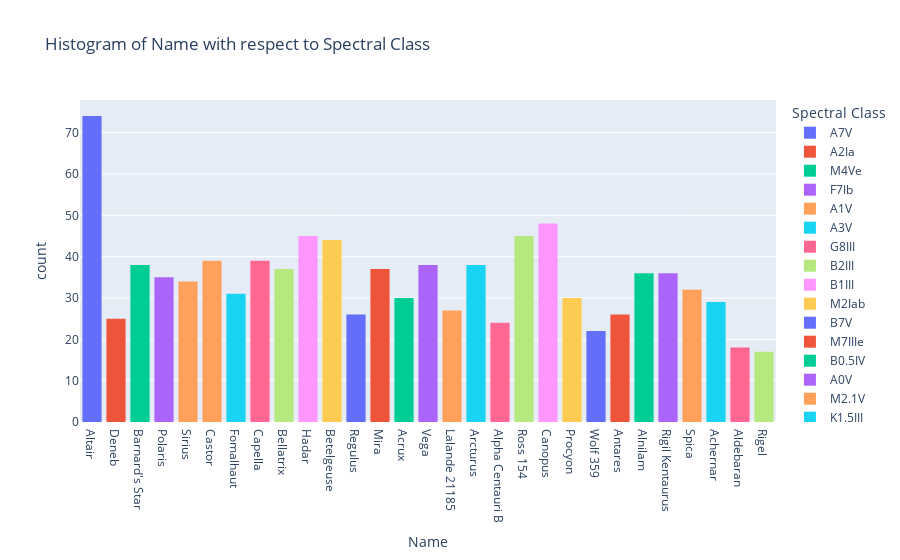

Notebook code for this chart:
### Code cell
# histogram of name with color spectral class using plotly:

fig = px.histogram(df, x= 'Name', color='Spectral Class', title= 'Histogram of Name with respect to Spectral Class')
fig.show()

### Figure 1 — Plotly figure (JSON) as saved in the notebook; plotly's stock layout.template omitted (floating-point values rounded to 4 significant figures)
{"data": [{"alignmentgroup": "True", "bingroup": "x", "hovertemplate": "Spectral Class=A7V<br>Name=%{x}<br>count=%{y}<extra></extra>", "legendgroup": "A7V", "marker": {"color": "#636efa", "pattern": {"shape": ""}}, "name": "A7V", "offsetgroup": "A7V", "orientation": "v", "showlegend": true, "type": "histogram", "x": ["Altair", "Altair", "Altair", "Altair", "Altair", "Altair", "Altair", "Altair", "Altair", "Altair", "Altair", "Altair", "Altair", "Altair", "Altair", "Altair", "Altair", "Altair", "Altair", "Altair", "Altair", "Altair", "Altair", "Altair", "Altair", "Altair", "Altair", "Altair", "Altair", "Altair", "Altair", "Altair", "Altair", "Altair", "Altair", "Altair", "Altair", "Altair", "Altair", "Altair", "Altair", "Altair", "Altair", "Altair", "Altair", "Altair", "Altair", "Altair", "Altair", "Altair", "Altair", "Altair", "Altair", "Altair", "Altair", "Altair", "Altair", "Altair", "Altair", "Altair", "Altair", "Altair", "Altair", "Altair", "Altair", "Altair", "Altair", "Altair", "Altair", "Altair", "Altair", "Altair", "Altair", "Altair"], "xaxis": "x", "yaxis": "y"}, {"alignmentgroup": "True", "bingroup": "x", "hovertemplate": "Spectral Class=A2Ia<br>Name=%{x}<br>count=%{y}<extra></extra>", "legendgroup": "A2Ia", "marker": {"color": "#EF553B", "pattern": {"shape": ""}}, "name": "A2Ia", "offsetgroup": "A2Ia", "orientation": "v", "showlegend": true, "type": "histogram", "x": ["Deneb", "Deneb", "Deneb", "Deneb", "Deneb", "Deneb", "Deneb", "Deneb", "Deneb", "Deneb", "Deneb", "Deneb", "Deneb", "Deneb", "Deneb", "Deneb", "Deneb", "Deneb", "Deneb", "Deneb", "Deneb", "Deneb", "Deneb", "Deneb", "Deneb"], "xaxis": "x", "yaxis": "y"}, {"alignmentgroup": "True", "bingroup": "x", "hovertemplate": "Spectral Class=M4Ve<br>Name=%{x}<br>count=%{y}<extra></extra>", "legendgroup": "M4Ve", "marker": {"color": "#00cc96", "pattern": {"shape": ""}}, "name": "M4Ve", "offsetgroup": "M4Ve", "orientation": "v", "showlegend": true, "type": "histogram", "x": ["Barnard's Star", "Barnard's Star", "Barnard's Star", "Barnard's Star", "Barnard's Star", "Barnard's Star", "Barnard's Star", "Barnard's Star", "Barnard's Star", "Barnard's Star", "Barnard's Star", "Barnard's Star", "Barnard's Star", "Barnard's Star", "Barnard's Star", "Barnard's Star", "Barnard's Star", "Barnard's Star", "Barnard's Star", "Barnard's Star", "Barnard's Star", "Barnard's Star", "Barnard's Star", "Barnard's Star", "Barnard's Star", "Barnard's Star", "Barnard's Star", "Barnard's Star", "Barnard's Star", "Barnard's Star", "Barnard's Star", "Barnard's Star", "Barnard's Star", "Barnard's Star", "Barnard's Star", "Barnard's Star", "Barnard's Star", "Barnard's Star"], "xaxis": "x", "yaxis": "y"}, {"alignmentgroup": "True", "bingroup": "x", "hovertemplate": "Spectral Class=F7Ib<br>Name=%{x}<br>count=%{y}<extra></extra>", "legendgroup": "F7Ib", "marker": {"color": "#ab63fa", "pattern": {"shape": ""}}, "name": "F7Ib", "offsetgroup": "F7Ib", "orientation": "v", "showlegend": true, "type": "histogram", "x": ["Polaris", "Polaris", "Polaris", "Polaris", "Polaris", "Polaris", "Polaris", "Polaris", "Polaris", "Polaris", "Polaris", "Polaris", "Polaris", "Polaris", "Polaris", "Polaris", "Polaris", "Polaris", "Polaris", "Polaris", "Polaris", "Polaris", "Polaris", "Polaris", "Polaris", "Polaris", "Polaris", "Polaris", "Polaris", "Polaris", "Polaris", "Polaris", "Polaris", "Polaris", "Polaris"], "xaxis": "x", "yaxis": "y"}, {"alignmentgroup": "True", "bingroup": "x", "hovertemplate": "Spectral Class=A1V<br>Name=%{x}<br>count=%{y}<extra></extra>", "legendgroup": "A1V", "marker": {"color": "#FFA15A", "pattern": {"shape": ""}}, "name": "A1V", "offsetgroup": "A1V", "orientation": "v", "showlegend": true, "type": "histogram", "x": ["Sirius", "Castor", "Sirius", "Sirius", "Castor", "Castor", "Castor", "Castor", "Sirius", "Sirius", "Sirius", "Castor", "Sirius", "Sirius", "Sirius", "Castor", "Castor", "Castor", "Sirius", "Sirius", "Sirius", "Castor", "Castor", "Sirius", "Castor", "Sirius", "Castor", "Castor", "Castor", "Sirius", "Sirius", "Sirius", "Castor", "Castor", "Sirius", "Castor", "Sirius", "Castor", "Castor", "Sirius", "Castor", "Sirius", "Castor", "Sirius", "Sirius", "Sirius", "Sirius", "Castor", "Castor", "Sirius", "Sirius", "Castor", "Sirius", "Sirius", "Castor", "Sirius", "Castor", "Castor", "Castor", "Castor", "Castor", "Sirius", "Sirius", "Sirius", "Castor", "Castor", "Castor", "Castor", "Castor", "Sirius", "Castor", "Castor", "Castor"], "xaxis": "x", "yaxis": "y"}, {"alignmentgroup": "True", "bingroup": "x", "hovertemplate": "Spectral Class=A3V<br>Name=%{x}<br>count=%{y}<extra></extra>", "legendgroup": "A3V", "marker": {"color": "#19d3f3", "pattern": {"shape": ""}}, "name": "A3V", "offsetgroup": "A3V", "orientation": "v", "showlegend": true, "type": "histogram", "x": ["Fomalhaut", "Fomalhaut", "Fomalhaut", "Fomalhaut", "Fomalhaut", "Fomalhaut", "Fomalhaut", "Fomalhaut", "Fomalhaut", "Fomalhaut", "Fomalhaut", "Fomalhaut", "Fomalhaut", "Fomalhaut", "Fomalhaut", "Fomalhaut", "Fomalhaut", "Fomalhaut", "Fomalhaut", "Fomalhaut", "Fomalhaut", "Fomalhaut", "Fomalhaut", "Fomalhaut", "Fomalhaut", "Fomalhaut", "Fomalhaut", "Fomalhaut", "Fomalhaut", "Fomalhaut", "Fomalhaut"], "xaxis": "x", "yaxis": "y"}, {"alignmentgroup": "True", "bingroup": "x", "hovertemplate": "Spectral Class=G8III<br>Name=%{x}<br>count=%{y}<extra></extra>", "legendgroup": "G8III", "marker": {"color": "#FF6692", "pattern": {"shape": ""}}, "name": "G8III", "offsetgroup": "G8III", "orientation": "v", "showlegend": true, "type": "histogram", "x": ["Capella", "Capella", "Capella", "Capella", "Capella", "Capella", "Capella", "Capella", "Capella", "Capella", "Capella", "Capella", "Capella", "Capella", "Capella", "Capella", "Capella", "Capella", "Capella", "Capella", "Capella", "Capella", "Capella", "Capella", "Capella", "Capella", "Capella", "Capella", "Capella", "Capella", "Capella", "Capella", "Capella", "Capella", "Capella", "Capella", "Capella", "Capella", "Capella"], "xaxis": "x", "yaxis": "y"}, {"alignmentgroup": "True", "bingroup": "x", "hovertemplate": "Spectral Class=B2III<br>Name=%{x}<br>count=%{y}<extra></extra>", "legendgroup": "B2III", "marker": {"color": "#B6E880", "pattern": {"shape": ""}}, "name": "B2III", "offsetgroup": "B2III", "orientation": "v", "showlegend": true, "type": "histogram", "x": ["Bellatrix", "Bellatrix", "Bellatrix", "Bellatrix", "Bellatrix", "Bellatrix", "Bellatrix", "Bellatrix", "Bellatrix", "Bellatrix", "Bellatrix", "Bellatrix", "Bellatrix", "Bellatrix", "Bellatrix", "Bellatrix", "Bellatrix", "Bellatrix", "Bellatrix", "Bellatrix", "Bellatrix", "Bellatrix", "Bellatrix", "Bellatrix", "Bellatrix", "Bellatrix", "Bellatrix", "Bellatrix", "Bellatrix", "Bellatrix", "Bellatrix", "Bellatrix", "Bellatrix", "Bellatrix", "Bellatrix", "Bellatrix", "Bellatrix"], "xaxis": "x", "yaxis": "y"}, {"alignmentgroup": "True", "bingroup": "x", "hovertemplate": "Spectral Class=B1III<br>Name=%{x}<br>count=%{y}<extra></extra>", "legendgroup": "B1III", "marker": {"color": "#FF97FF", "pattern": {"shape": ""}}, "name": "B1III", "offsetgroup": "B1III", "orientation": "v", "showlegend": true, "type": "histogram", "x": ["Hadar", "Hadar", "Hadar", "Hadar", "Hadar", "Hadar", "Hadar", "Hadar", "Hadar", "Hadar", "Hadar", "Hadar", "Hadar", "Hadar", "Hadar", "Hadar", "Hadar", "Hadar", "Hadar", "Hadar", "Hadar", "Hadar", "Hadar", "Hadar", "Hadar", "Hadar", "Hadar", "Hadar", "Hadar", "Hadar", "Hadar", "Hadar", "Hadar", "Hadar", "Hadar", "Hadar", "Hadar", "Hadar", "Hadar", "Hadar", "Hadar", "Hadar", "Hadar", "Hadar", "Hadar"], "xaxis": "x", "yaxis": "y"}, {"alignmentgroup": "True", "bingroup": "x", "hovertemplate": "Spectral Class=M2Iab<br>Name=%{x}<br>count=%{y}<extra></extra>", "legendgroup": "M2Iab", "marker": {"color": "#FECB52", "pattern": {"shape": ""}}, "name": "M2Iab", "offsetgroup": "M2Iab", "orientation": "v", "showlegend": true, "type": "histogram", "x": ["Betelgeuse", "Betelgeuse", "Betelgeuse", "Betelgeuse", "Betelgeuse", "Betelgeuse", "Betelgeuse", "Betelgeuse", "Betelgeuse", "Betelgeuse", "Betelgeuse", "Betelgeuse", "Betelgeuse", "Betelgeuse", "Betelgeuse", "Betelgeuse", "Betelgeuse", "Betelgeuse", "Betelgeuse", "Betelgeuse", "Betelgeuse", "Betelgeuse", "Betelgeuse", "Betelgeuse", "Betelgeuse", "Betelgeuse", "Betelgeuse", "Betelgeuse", "Betelgeuse", "Betelgeuse", "Betelgeuse", "Betelgeuse", "Betelgeuse", "Betelgeuse", "Betelgeuse", "Betelgeuse", "Betelgeuse", "Betelgeuse", "Betelgeuse", "Betelgeuse", "Betelgeuse", "Betelgeuse", "Betelgeuse", "Betelgeuse"], "xaxis": "x", "yaxis": "y"}, {"alignmentgroup": "True", "bingroup": "x", "hovertemplate": "Spectral Class=B7V<br>Name=%{x}<br>count=%{y}<extra></extra>", "legendgroup": "B7V", "marker": {"color": "#636efa", "pattern": {"shape": ""}}, "name": "B7V", "offsetgroup": "B7V", "orientation": "v", "showlegend": true, "type": "histogram", "x": ["Regulus", "Regulus", "Regulus", "Regulus", "Regulus", "Regulus", "Regulus", "Regulus", "Regulus", "Regulus", "Regulus", "Regulus", "Regulus", "Regulus", "Regulus", "Regulus", "Regulus", "Regulus", "Regulus", "Regulus", "Regulus", "Regulus", "Regulus", "Regulus", "Regulus", "Regulus"], "xaxis": "x", "yaxis": "y"}, {"alignmentgroup": "True", "bingroup": "x", "hovertemplate": "Spectral Class=M7IIIe<br>Name=%{x}<br>count=%{y}<extra></extra>", "legendgroup": "M7IIIe", "marker": {"color": "#EF553B", "pattern": {"shape": ""}}, "name": "M7IIIe", "offsetgroup": "M7IIIe", "orientation": "v", "showlegend": true, "type": "histogram", "x": ["Mira", "Mira", "Mira", "Mira", "Mira", "Mira", "Mira", "Mira", "Mira", "Mira", "Mira", "Mira", "Mira", "Mira", "Mira", "Mira", "Mira", "Mira", "Mira", "Mira", "Mira", "Mira", "Mira", "Mira", "Mira", "Mira", "Mira", "Mira", "Mira", "Mira", "Mira", "Mira", "Mira", "Mira", "Mira", "Mira", "Mira"], "xaxis": "x", "yaxis": "y"}, {"alignmentgroup": "True", "bingroup": "x", "hovertemplate": "Spectral Class=B0.5IV<br>Name=%{x}<br>count=%{y}<extra></extra>", "legendgroup": "B0.5IV", "marker": {"color": "#00cc96", "pattern": {"shape": ""}}, "name": "B0.5IV", "offsetgroup": "B0.5IV", "orientation": "v", "showlegend": true, "type": "histogram", "x": ["Acrux", "Acrux", "Acrux", "Acrux", "Acrux", "Acrux", "Acrux", "Acrux", "Acrux", "Acrux", "Acrux", "Acrux", "Acrux", "Acrux", "Acrux", "Acrux", "Acrux", "Acrux", "Acrux", "Acrux", "Acrux", "Acrux", "Acrux", "Acrux", "Acrux", "Acrux", "Acrux", "Acrux", "Acrux", "Acrux"], "xaxis": "x", "yaxis": "y"}, {"alignmentgroup": "True", "bingroup": "x", "hovertemplate": "Spectral Class=A0V<br>Name=%{x}<br>count=%{y}<extra></extra>", "legendgroup": "A0V", "marker": {"color": "#ab63fa", "pattern": {"shape": ""}}, "name": "A0V", "offsetgroup": "A0V", "orientation": "v", "showlegend": true, "type": "histogram", "x": ["Vega", "Vega", "Vega", "Vega", "Vega", "Vega", "Vega", "Vega", "Vega", "Vega", "Vega", "Vega", "Vega", "Vega", "Vega", "Vega", "Vega", "Vega", "Vega", "Vega", "Vega", "Vega", "Vega", "Vega", "Vega", "Vega", "Vega", "Vega", "Vega", "Vega", "Vega", "Vega", "Vega", "Vega", "Vega", "Vega", "Vega", "Vega"], "xaxis": "x", "yaxis": "y"}, {"alignmentgroup": "True", "bingroup": "x", "hovertemplate": "Spectral Class=M2.1V<br>Name=%{x}<br>count=%{y}<extra></extra>", "legendgroup": "M2.1V", "marker": {"color": "#FFA15A", "pattern": {"shape": ""}}, "name": "M2.1V", "offsetgroup": "M2.1V", "orientation": "v", "showlegend": true, "type": "histogram", "x": ["Lalande 21185", "Lalande 21185", "Lalande 21185", "Lalande 21185", "Lalande 21185", "Lalande 21185", "Lalande 21185", "Lalande 21185", "Lalande 21185", "Lalande 21185", "Lalande 21185", "Lalande 21185", "Lalande 21185", "Lalande 21185", "Lalande 21185", "Lalande 21185", "Lalande 21185", "Lalande 21185", "Lalande 21185", "Lalande 21185", "Lalande 21185", "Lalande 21185", "Lalande 21185", "Lalande 21185", "Lalande 21185", "Lalande 21185", "Lalande 21185"], "xaxis": "x", "yaxis": "y"}, {"alignmentgroup": "True", "bingroup": "x", "hovertemplate": "Spectral Class=K1.5III<br>Name=%{x}<br>count=%{y}<extra></extra>", "legendgroup": "K1.5III", "marker": {"color": "#19d3f3", "pattern": {"shape": ""}}, "name": "K1.5III", "offsetgroup": "K1.5III", "orientation": "v", "showlegend": true, "type": "histogram", "x": ["Arcturus", "Arcturus", "Arcturus", "Arcturus", "Arcturus", "Arcturus", "Arcturus", "Arcturus", "Arcturus", "Arcturus", "Arcturus", "Arcturus", "Arcturus", "Arcturus", "Arcturus", "Arcturus", "Arcturus", "Arcturus", "Arcturus", "Arcturus", "Arcturus", "Arcturus", "Arcturus", "Arcturus", "Arcturus", "Arcturus", "Arcturus", "Arcturus", "Arcturus", "Arcturus", "Arcturus", "Arcturus", "Arcturus", "Arcturus", "Arcturus", "Arcturus", "Arcturus", "Arcturus"], "xaxis": "x", "yaxis": "y"}, {"alignmentgroup": "True", "bingroup": "x", "hovertemplate": "Spectral Class=K1V<br>Name=%{x}<br>count=%{y}<extra></extra>", "legendgroup": "K1V", "marker": {"color": "#FF6692", "pattern": {"shape": ""}}, "name": "K1V", "offsetgroup": "K1V", "orientation": "v", "showlegend": true, "type": "histogram", "x": ["Alpha Centauri B", "Alpha Centauri B", "Alpha Centauri B", "Alpha Centauri B", "Alpha Centauri B", "Alpha Centauri B", "Alpha Centauri B", "Alpha Centauri B", "Alpha Centauri B", "Alpha Centauri B", "Alpha Centauri B", "Alpha Centauri B", "Alpha Centauri B", "Alpha Centauri B", "Alpha Centauri B", "Alpha Centauri B", "Alpha Centauri B", "Alpha Centauri B", "Alpha Centauri B", "Alpha Centauri B", "Alpha Centauri B", "Alpha Centauri B", "Alpha Centauri B", "Alpha Centauri B"], "xaxis": "x", "yaxis": "y"}, {"alignmentgroup": "True", "bingroup": "x", "hovertemplate": "Spectral Class=M3.5V<br>Name=%{x}<br>count=%{y}<extra></extra>", "legendgroup": "M3.5V", "marker": {"color": "#B6E880", "pattern": {"shape": ""}}, "name": "M3.5V", "offsetgroup": "M3.5V", "orientation": "v", "showlegend": true, "type": "histogram", "x": ["Ross 154", "Ross 154", "Ross 154", "Ross 154", "Ross 154", "Ross 154", "Ross 154", "Ross 154", "Ross 154", "Ross 154", "Ross 154", "Ross 154", "Ross 154", "Ross 154", "Ross 154", "Ross 154", "Ross 154", "Ross 154", "Ross 154", "Ross 154", "Ross 154", "Ross 154", "Ross 154", "Ross 154", "Ross 154", "Ross 154", "Ross 154", "Ross 154", "Ross 154", "Ross 154", "Ross 154", "Ross 154", "Ross 154", "Ross 154", "Ross 154", "Ross 154", "Ross 154", "Ross 154", "Ross 154", "Ross 154", "Ross 154", "Ross 154", "Ross 154", "Ross 154", "Ross 154"], "xaxis": "x", "yaxis": "y"}, {"alignmentgroup": "True", "bingroup": "x", "hovertemplate": "Spectral Class=A9II<br>Name=%{x}<br>count=%{y}<extra></extra>", "legendgroup": "A9II", "marker": {"color": "#FF97FF", "pattern": {"shape": ""}}, "name": "A9II", "offsetgroup": "A9II", "orientation": "v", "showlegend": true, "type": "histogram", "x": ["Canopus", "Canopus", "Canopus", "Canopus", "Canopus", "Canopus", "Canopus", "Canopus", "Canopus", "Canopus", "Canopus", "Canopus", "Canopus", "Canopus", "Canopus", "Canopus", "Canopus", "Canopus", "Canopus", "Canopus", "Canopus", "Canopus", "Canopus", "Canopus", "Canopus", "Canopus", "Canopus", "Canopus", "Canopus", "Canopus", "Canopus", "Canopus", "Canopus", "Canopus", "Canopus", "Canopus", "Canopus", "Canopus", "Canopus", "Canopus", "Canopus", "Canopus", "Canopus", "Canopus", "Canopus", "Canopus", "Canopus", "Canopus"], "xaxis": "x", "yaxis": "y"}, {"alignmentgroup": "True", "bingroup": "x", "hovertemplate": "Spectral Class=F5IV-V<br>Name=%{x}<br>count=%{y}<extra></extra>", "legendgroup": "F5IV-V", "marker": {"color": "#FECB52", "pattern": {"shape": ""}}, "name": "F5IV-V", "offsetgroup": "F5IV-V", "orientation": "v", "showlegend": true, "type": "histogram", "x": ["Procyon", "Procyon", "Procyon", "Procyon", "Procyon", "Procyon", "Procyon", "Procyon", "Procyon", "Procyon", "Procyon", "Procyon", "Procyon", "Procyon", "Procyon", "Procyon", "Procyon", "Procyon", "Procyon", "Procyon", "Procyon", "Procyon", "Procyon", "Procyon", "Procyon", "Procyon", "Procyon", "Procyon", "Procyon", "Procyon"], "xaxis": "x", "yaxis": "y"}, {"alignmentgroup": "True", "bingroup": "x", "hovertemplate": "Spectral Class=M6V<br>Name=%{x}<br>count=%{y}<extra></extra>", "legendgroup": "M6V", "marker": {"color": "#636efa", "pattern": {"shape": ""}}, "name": "M6V", "offsetgroup": "M6V", "orientation": "v", "showlegend": true, "type": "histogram", "x": ["Wolf 359", "Wolf 359", "Wolf 359", "Wolf 359", "Wolf 359", "Wolf 359", "Wolf 359", "Wolf 359", "Wolf 359", "Wolf 359", "Wolf 359", "Wolf 359", "Wolf 359", "Wolf 359", "Wolf 359", "Wolf 359", "Wolf 359", "Wolf 359", "Wolf 359", "Wolf 359", "Wolf 359", "Wolf 359"], "xaxis": "x", "yaxis": "y"}, {"alignmentgroup": "True", "bingroup": "x", "hovertemplate": "Spectral Class=M1.5Iab<br>Name=%{x}<br>count=%{y}<extra></extra>", "legendgroup": "M1.5Iab", "marker": {"color": "#EF553B", "pattern": {"shape": ""}}, "name": "M1.5Iab", "offsetgroup": "M1.5Iab", "orientation": "v", "showlegend": true, "type": "histogram", "x": ["Antares", "Antares", "Antares", "Antares", "Antares", "Antares", "Antares", "Antares", "Antares", "Antares", "Antares", "Antares", "Antares", "Antares", "Antares", "Antares", "Antares", "Antares", "Antares", "Antares", "Antares", "Antares", "Antares", "Antares", "Antares", "Antares"], "xaxis": "x", "yaxis": "y"}, {"alignmentgroup": "True", "bingroup": "x", "hovertemplate": "Spectral Class=B0Ia<br>Name=%{x}<br>count=%{y}<extra></extra>", "legendgroup": "B0Ia", "marker": {"color": "#00cc96", "pattern": {"shape": ""}}, "name": "B0Ia", "offsetgroup": "B0Ia", "orientation": "v", "showlegend": true, "type": "histogram", "x": ["Alnilam", "Alnilam", "Alnilam", "Alnilam", "Alnilam", "Alnilam", "Alnilam", "Alnilam", "Alnilam", "Alnilam", "Alnilam", "Alnilam", "Alnilam", "Alnilam", "Alnilam", "Alnilam", "Alnilam", "Alnilam", "Alnilam", "Alnilam", "Alnilam", "Alnilam", "Alnilam", "Alnilam", "Alnilam", "Alnilam", "Alnilam", "Alnilam", "Alnilam", "Alnilam", "Alnilam", "Alnilam", "Alnilam", "Alnilam", "Alnilam", "Alnilam"], "xaxis": "x", "yaxis": "y"}, {"alignmentgroup": "True", "bingroup": "x", "hovertemplate": "Spectral Class=G2V<br>Name=%{x}<br>count=%{y}<extra></extra>", "legendgroup": "G2V", "marker": {"color": "#ab63fa", "pattern": {"shape": ""}}, "name": "G2V", "offsetgroup": "G2V", "orientation": "v", "showlegend": true, "type": "histogram", "x": ["Rigil Kentaurus", "Rigil Kentaurus", "Rigil Kentaurus", "Rigil Kentaurus", "Rigil Kentaurus", "Rigil Kentaurus", "Rigil Kentaurus", "Rigil Kentaurus", "Rigil Kentaurus", "Rigil Kentaurus", "Rigil Kentaurus", "Rigil Kentaurus", "Rigil Kentaurus", "Rigil Kentaurus", "Rigil Kentaurus", "Rigil Kentaurus", "Rigil Kentaurus", "Rigil Kentaurus", "Rigil Kentaurus", "Rigil Kentaurus", "Rigil Kentaurus", "Rigil Kentaurus", "Rigil Kentaurus", "Rigil Kentaurus", "Rigil Kentaurus", "Rigil Kentaurus", "Rigil Kentaurus", "Rigil Kentaurus", "Rigil Kentaurus", "Rigil Kentaurus", "Rigil Kentaurus", "Rigil Kentaurus", "Rigil Kentaurus", "Rigil Kentaurus", "Rigil Kentaurus", "Rigil Kentaurus"], "xaxis": "x", "yaxis": "y"}, {"alignmentgroup": "True", "bingroup": "x", "hovertemplate": "Spectral Class=B1III-IV<br>Name=%{x}<br>count=%{y}<extra></extra>", "legendgroup": "B1III-IV", "marker": {"color": "#FFA15A", "pattern": {"shape": ""}}, "name": "B1III-IV", "offsetgroup": "B1III-IV", "orientation": "v", "showlegend": true, "type": "histogram", "x": ["Spica", "Spica", "Spica", "Spica", "Spica", "Spica", "Spica", "Spica", "Spica", "Spica", "Spica", "Spica", "Spica", "Spica", "Spica", "Spica", "Spica", "Spica", "Spica", "Spica", "Spica", "Spica", "Spica", "Spica", "Spica", "Spica", "Spica", "Spica", "Spica", "Spica", "Spica", "Spica"], "xaxis": "x", "yaxis": "y"}, {"alignmentgroup": "True", "bingroup": "x", "hovertemplate": "Spectral Class=B6Vep<br>Name=%{x}<br>count=%{y}<extra></extra>", "legendgroup": "B6Vep", "marker": {"color": "#19d3f3", "pattern": {"shape": ""}}, "name": "B6Vep", "offsetgroup": "B6Vep", "orientation": "v", "showlegend": true, "type": "histogram", "x": ["Achernar", "Achernar", "Achernar", "Achernar", "Achernar", "Achernar", "Achernar", "Achernar", "Achernar", "Achernar", "Achernar", "Achernar", "Achernar", "Achernar", "Achernar", "Achernar", "Achernar", "Achernar", "Achernar", "Achernar", "Achernar", "Achernar", "Achernar", "Achernar", "Achernar", "Achernar", "Achernar", "Achernar", "Achernar"], "xaxis": "x", "yaxis": "y"}, {"alignmentgroup": "True", "bingroup": "x", "hovertemplate": "Spectral Class=K5III<br>Name=%{x}<br>count=%{y}<extra></extra>", "legendgroup": "K5III", "marker": {"color": "#FF6692", "pattern": {"shape": ""}}, "name": "K5III", "offsetgroup": "K5III", "orientation": "v", "showlegend": true, "type": "histogram", "x": ["Aldebaran", "Aldebaran", "Aldebaran", "Aldebaran", "Aldebaran", "Aldebaran", "Aldebaran", "Aldebaran", "Aldebaran", "Aldebaran", "Aldebaran", "Aldebaran", "Aldebaran", "Aldebaran", "Aldebaran", "Aldebaran", "Aldebaran", "Aldebaran"], "xaxis": "x", "yaxis": "y"}, {"alignmentgroup": "True", "bingroup": "x", "hovertemplate": "Spectral Class=B8Ia<br>Name=%{x}<br>count=%{y}<extra></extra>", "legendgroup": "B8Ia", "marker": {"color": "#B6E880", "pattern": {"shape": ""}}, "name": "B8Ia", "offsetgroup": "B8Ia", "orientation": "v", "showlegend": true, "type": "histogram", "x": ["Rigel", "Rigel", "Rigel", "Rigel", "Rigel", "Rigel", "Rigel", "Rigel", "Rigel", "Rigel", "Rigel", "Rigel", "Rigel", "Rigel", "Rigel", "Rigel", "Rigel"], "xaxis": "x", "yaxis": "y"}], "layout": {"barmode": "relative", "legend": {"title": {"text": "Spectral Class"}, "tracegroupgap": 0}, "title": {"text": "Histogram of Name with respect to Spectral Class"}, "xaxis": {"anchor": "y", "domain": [0, 1], "title": {"text": "Name"}}, "yaxis": {"anchor": "x", "domain": [0, 1], "title": {"text": "count"}}}}
